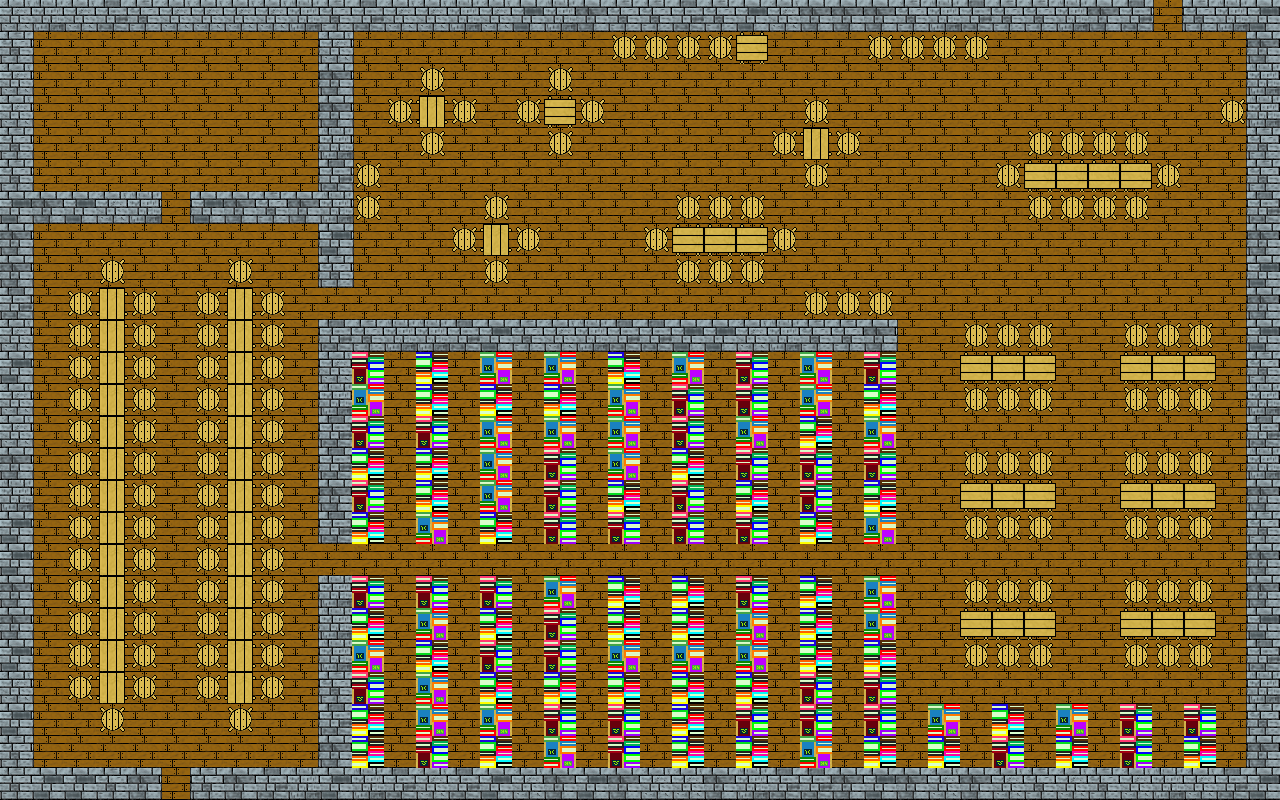

Below is a game level as drawn by its tile map, then a one-line description and the .tmx that defines it (tile-layer data replaced by summaries):
An orthogonal 40x25 tile map with 32x32 px tiles, 3 tile layers (Base, Smoothing, Furniture) and 193 objects (190x wall, player, health_potion_01, health_potion_02).

<map version="1.4" tiledversion="1.4.1" orientation="orthogonal" renderorder="right-down" width="40" height="25" tilewidth="32" tileheight="32" infinite="0" nextlayerid="8" nextobjectid="197">
 <tileset firstgid="1" source="ShardsOfCreation.tsx" />
 <layer id="1" name="Base" width="40" height="25">
  <data>[1000 cells, 1000 non-empty, 7 distinct tile ids]</data>
 </layer>
 <layer id="7" name="Smoothing" width="40" height="25">
  <data>[1000 cells, 140 non-empty, 3 distinct tile ids]</data>
 </layer>
 <layer id="2" name="Furniture" width="40" height="25">
  <data>[1000 cells, 331 non-empty, 10 distinct tile ids]</data>
 </layer>
 <objectgroup id="4" name="Obstacles">
  <object id="1" name="wall" x="320" y="32" width="32" height="256" />
  <object id="2" name="wall" x="0" y="0" width="32" height="800" />
  <object id="3" name="wall" x="1248" y="0" width="32" height="800" />
  <object id="4" name="wall" x="320" y="320" width="32" height="224" />
  <object id="5" name="wall" x="320" y="576" width="32" height="192" />
  <object id="6" name="wall" x="32" y="768" width="128" height="32" />
  <object id="7" name="wall" x="192" y="768" width="1056" height="32" />
  <object id="8" name="wall" x="32" y="0" width="1120" height="32" />
  <object id="9" name="wall" x="32" y="192" width="128" height="32" />
  <object id="10" name="wall" x="192" y="192" width="128" height="32" />
  <object id="11" name="wall" x="352" y="320" width="544" height="32" />
  <object id="12" name="wall" x="1024" y="160" width="128" height="32" />
  <object id="13" name="wall" x="1120" y="352" width="96" height="32" />
  <object id="14" name="wall" x="1120" y="480" width="96" height="32" />
  <object id="15" name="wall" x="1120" y="608" width="96" height="32" />
  <object id="16" name="wall" x="960" y="608" width="96" height="32" />
  <object id="17" name="wall" x="960" y="352" width="96" height="32" />
  <object id="18" name="wall" x="960" y="480" width="96" height="32" />
  <object id="19" name="wall" x="672" y="224" width="96" height="32" />
  <object id="20" name="wall" x="544" y="96" width="32" height="32" />
  <object id="21" name="wall" x="736" y="32" width="32" height="32" />
  <object id="22" name="wall" x="480" y="224" width="32" height="32" />
  <object id="23" name="wall" x="416" y="96" width="32" height="32" />
  <object id="24" name="wall" x="800" y="128" width="32" height="32" />
  <object id="25" name="wall" x="616" y="40" width="16" height="16" />
  <object id="26" name="wall" x="648" y="40" width="16" height="16" />
  <object id="27" name="wall" x="680" y="40" width="16" height="16" />
  <object id="28" name="wall" x="712" y="40" width="16" height="16" />
  <object id="29" name="wall" x="872" y="40" width="16" height="16" />
  <object id="30" name="wall" x="904" y="40" width="16" height="16" />
  <object id="31" name="wall" x="936" y="40" width="16" height="16" />
  <object id="32" name="wall" x="968" y="40" width="16" height="16" />
  <object id="33" name="wall" x="424" y="72" width="16" height="16" />
  <object id="34" name="wall" x="456" y="104" width="16" height="16" />
  <object id="35" name="wall" x="392" y="104" width="16" height="16" />
  <object id="36" name="wall" x="424" y="136" width="16" height="16" />
  <object id="37" name="wall" x="360" y="168" width="16" height="16" />
  <object id="38" name="wall" x="360" y="200" width="16" height="16" />
  <object id="39" name="wall" x="456" y="232" width="16" height="16" />
  <object id="40" name="wall" x="488" y="200" width="16" height="16" />
  <object id="41" name="wall" x="520" y="232" width="16" height="16" />
  <object id="42" name="wall" x="488" y="264" width="16" height="16" />
  <object id="43" name="wall" x="648" y="232" width="16" height="16" />
  <object id="44" name="wall" x="680" y="200" width="16" height="16" />
  <object id="45" name="wall" x="712" y="200" width="16" height="16" />
  <object id="46" name="wall" x="744" y="200" width="16" height="16" />
  <object id="47" name="wall" x="776" y="232" width="16" height="16" />
  <object id="48" name="wall" x="744" y="264" width="16" height="16" />
  <object id="49" name="wall" x="712" y="264" width="16" height="16" />
  <object id="50" name="wall" x="680" y="264" width="16" height="16" />
  <object id="51" name="wall" x="808" y="296" width="16" height="16" />
  <object id="52" name="wall" x="840" y="296" width="16" height="16" />
  <object id="53" name="wall" x="872" y="296" width="16" height="16" />
  <object id="54" name="wall" x="1000" y="168" width="16" height="16" />
  <object id="55" name="wall" x="1032" y="136" width="16" height="16" />
  <object id="56" name="wall" x="1064" y="136" width="16" height="16" />
  <object id="57" name="wall" x="1096" y="136" width="16" height="16" />
  <object id="58" name="wall" x="1128" y="136" width="16" height="16" />
  <object id="59" name="wall" x="1224" y="104" width="16" height="16" />
  <object id="60" name="wall" x="1160" y="168" width="16" height="16" />
  <object id="61" name="wall" x="1128" y="200" width="16" height="16" />
  <object id="62" name="wall" x="1096" y="200" width="16" height="16" />
  <object id="63" name="wall" x="1064" y="200" width="16" height="16" />
  <object id="64" name="wall" x="1032" y="200" width="16" height="16" />
  <object id="65" name="wall" x="808" y="104" width="16" height="16" />
  <object id="66" name="wall" x="840" y="136" width="16" height="16" />
  <object id="67" name="wall" x="776" y="136" width="16" height="16" />
  <object id="68" name="wall" x="808" y="168" width="16" height="16" />
  <object id="69" name="wall" x="968" y="328" width="16" height="16" />
  <object id="70" name="wall" x="1000" y="328" width="16" height="16" />
  <object id="71" name="wall" x="1032" y="328" width="16" height="16" />
  <object id="72" name="wall" x="1128" y="328" width="16" height="16" />
  <object id="73" name="wall" x="1160" y="328" width="16" height="16" />
  <object id="74" name="wall" x="1192" y="328" width="16" height="16" />
  <object id="75" name="wall" x="1128" y="392" width="16" height="16" />
  <object id="76" name="wall" x="1160" y="392" width="16" height="16" />
  <object id="77" name="wall" x="1192" y="392" width="16" height="16" />
  <object id="79" name="wall" x="968" y="392" width="16" height="16" />
  <object id="80" name="wall" x="1000" y="392" width="16" height="16" />
  <object id="81" name="wall" x="1032" y="392" width="16" height="16" />
  <object id="82" name="wall" x="968" y="456" width="16" height="16" />
  <object id="83" name="wall" x="1000" y="456" width="16" height="16" />
  <object id="84" name="wall" x="1032" y="456" width="16" height="16" />
  <object id="85" name="wall" x="968" y="520" width="16" height="16" />
  <object id="86" name="wall" x="1000" y="520" width="16" height="16" />
  <object id="87" name="wall" x="1032" y="520" width="16" height="16" />
  <object id="88" name="wall" x="1128" y="456" width="16" height="16" />
  <object id="89" name="wall" x="1192" y="456" width="16" height="16" />
  <object id="90" name="wall" x="1160" y="456" width="16" height="16" />
  <object id="91" name="wall" x="1128" y="520" width="16" height="16" />
  <object id="92" name="wall" x="1160" y="520" width="16" height="16" />
  <object id="93" name="wall" x="1192" y="520" width="16" height="16" />
  <object id="94" name="wall" x="968" y="584" width="16" height="16" />
  <object id="95" name="wall" x="1000" y="584" width="16" height="16" />
  </objectgroup>
 <objectgroup id="5" name="Spawns" visible="0">
  <!-- 3 objects omitted --></objectgroup>
 <objectgroup id="6" name="Items" visible="0">
  <!-- 2 objects omitted --></objectgroup>
</map>
<!-- 99 of 193 objects omitted -->